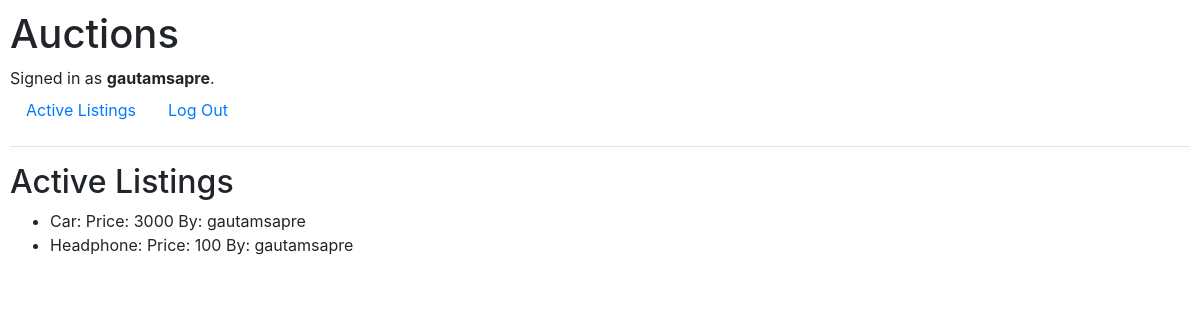
Screenshot of / (signed in) with the database file from the repository.
### auctions/models.py (models this page shows)
class User(AbstractUser):
    def __str__(self):
        return f"{self.username}: {self.email} {self.id}"

class listings(models.Model):
    name = models.CharField(max_length = 64)
    price = models.IntegerField()
    user = models.ForeignKey(User, on_delete=models.CASCADE, related_name="active_listings", default = "", null=True)
    def __str__(self):
        return f"{self.name}: \nPrice: {self.price} \nBy: {self.user.username}"

### auctions/views.py (the view)
# urls.py: path("", views.index, name="index"),
def index(request):
    return render(request,"auctions/index.html",{
        "list": listings.objects.all()
    })

### auctions/templates/auctions/index.html
{% extends "auctions/layout.html" %}
{% block body %}
    <h2>Active Listings</h2>
    <ul>
    {%for item in list%}
        <li class="nav-item">
            {{item}}
        </li>
    {% endfor %}
    </ul>
{% endblock %}

### auctions/templates/auctions/layout.html (shortened to what this page needs)
{% load static %}
<!DOCTYPE html>
<html lang="en">
    <head>
        <link rel="stylesheet" href="https://stackpath.bootstrapcdn.com/bootstrap/4.4.1/css/bootstrap.min.css">
        <link href="{% static 'auctions/styles.css' %}" rel="stylesheet">
    </head>
    <body>
        <h1>Auctions</h1>
        <div>
            {% if user.is_authenticated %}
                Signed in as <strong>{{ user.username }}</strong>.
            {% else %}
                Not signed in.
            {% endif %}
        </div>
        <ul class="nav">
            <li class="nav-item">
                <a class="nav-link" href="{% url 'index' %}">Active Listings</a>
            </li>
            {% if user.is_authenticated %}
                <li class="nav-item">
                    <a class="nav-link" href="{% url 'logout' %}">Log Out</a>
                </li>
            {% endif %}
        </ul>
        <hr>
        {% block body %}
        {% endblock %}
    </body>
</html>

### auctions/static/auctions/styles.css (style rules this page uses)
body { padding: 10px; }

### rows the page displays
User: username "gautamsapre"
listings: name+price+user "Car: Price: 3000 By: gautamsapre"
listings: name+price+user "Headphone: Price: 100 By: gautamsapre"
